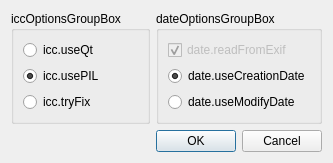
<?xml version="1.0" encoding="UTF-8"?>
<ui version="4.0">
 <class>OcrQueueOptionsDialog</class>
 <widget class="QDialog" name="OcrQueueOptionsDialog">
  <property name="geometry">
   <rect>
    <x>0</x>
    <y>0</y>
    <width>331</width>
    <height>157</height>
   </rect>
  </property>
  <property name="windowTitle">
   <string>OCR Options</string>
  </property>
  <layout class="QVBoxLayout" name="verticalLayout">
   <item>
    <layout class="QHBoxLayout" name="horizontalLayout">
     <item>
      <widget class="QGroupBox" name="groupBox">
       <property name="title">
        <string>iccOptionsGroupBox</string>
       </property>
       <layout class="QVBoxLayout" name="verticalLayout_2">
        <item>
         <widget class="QRadioButton" name="iccUseQtRadioButton">
          <property name="text">
           <string>icc.useQt</string>
          </property>
         </widget>
        </item>
        <item>
         <widget class="QRadioButton" name="iccUsePILRadioButton">
          <property name="text">
           <string>icc.usePIL</string>
          </property>
          <property name="checked">
           <bool>true</bool>
          </property>
         </widget>
        </item>
        <item>
         <widget class="QRadioButton" name="iccTryFixRadioButton">
          <property name="text">
           <string>icc.tryFix</string>
          </property>
         </widget>
        </item>
       </layout>
      </widget>
     </item>
     <item>
      <widget class="QGroupBox" name="groupBox_2">
       <property name="title">
        <string>dateOptionsGroupBox</string>
       </property>
       <layout class="QVBoxLayout" name="verticalLayout_3">
        <item>
         <widget class="QCheckBox" name="dateReadFromExifCheckbox">
          <property name="enabled">
           <bool>false</bool>
          </property>
          <property name="text">
           <string>date.readFromExif</string>
          </property>
          <property name="checked">
           <bool>true</bool>
          </property>
         </widget>
        </item>
        <item>
         <widget class="QRadioButton" name="dateUseCreationDateRadioButton">
          <property name="text">
           <string>date.useCreationDate</string>
          </property>
          <property name="checked">
           <bool>true</bool>
          </property>
         </widget>
        </item>
        <item>
         <widget class="QRadioButton" name="dateUseModifyDateRadioButton">
          <property name="text">
           <string>date.useModifyDate</string>
          </property>
         </widget>
        </item>
       </layout>
      </widget>
     </item>
    </layout>
   </item>
   <item>
    <widget class="QDialogButtonBox" name="buttonBox">
     <property name="orientation">
      <enum>Qt::Horizontal</enum>
     </property>
     <property name="standardButtons">
      <set>QDialogButtonBox::Cancel|QDialogButtonBox::Ok</set>
     </property>
    </widget>
   </item>
  </layout>
 </widget>
 <resources/>
 <connections>
  <connection>
   <sender>buttonBox</sender>
   <signal>accepted()</signal>
   <receiver>OcrQueueOptionsDialog</receiver>
   <slot>accept()</slot>
   <hints>
    <hint type="sourcelabel">
     <x>248</x>
     <y>254</y>
    </hint>
    <hint type="destinationlabel">
     <x>157</x>
     <y>274</y>
    </hint>
   </hints>
  </connection>
  <connection>
   <sender>buttonBox</sender>
   <signal>rejected()</signal>
   <receiver>OcrQueueOptionsDialog</receiver>
   <slot>reject()</slot>
   <hints>
    <hint type="sourcelabel">
     <x>316</x>
     <y>260</y>
    </hint>
    <hint type="destinationlabel">
     <x>286</x>
     <y>274</y>
    </hint>
   </hints>
  </connection>
 </connections>
</ui>
